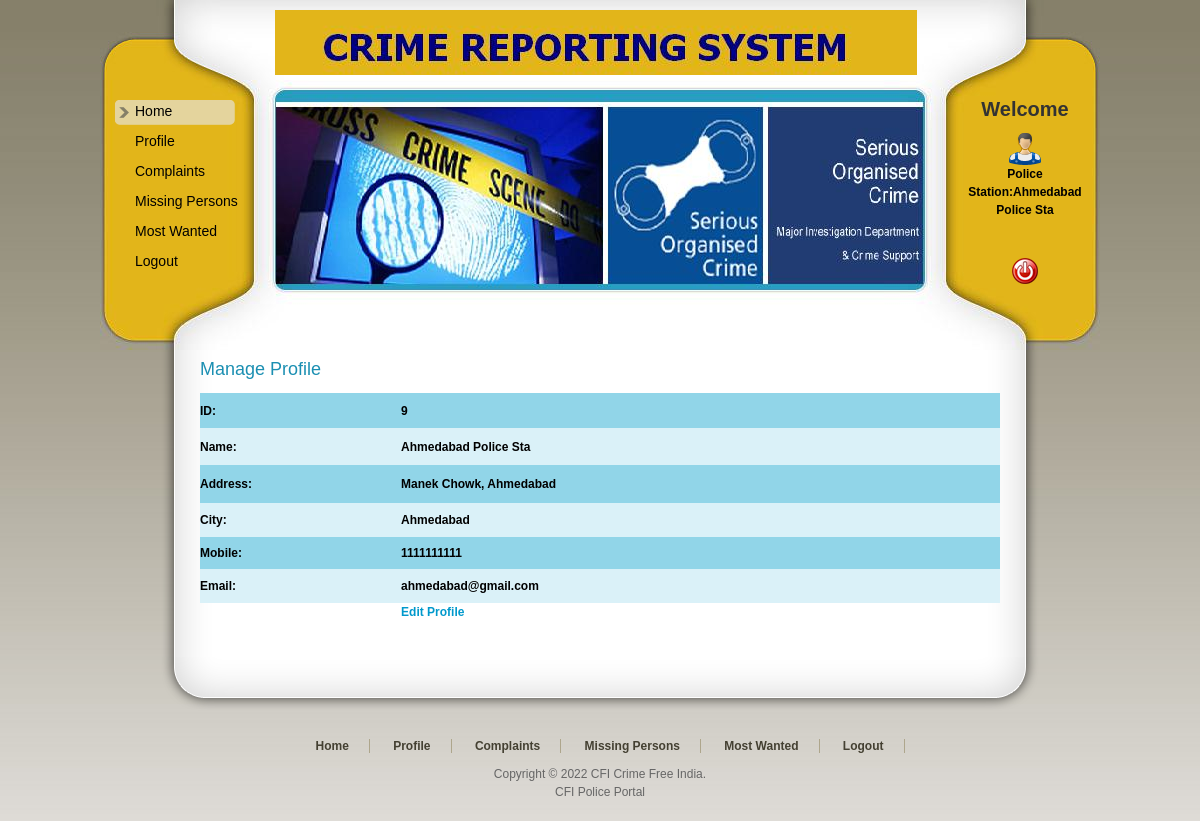
The page /PoliceStation/Profile.php (signed in) on the database its author committed.
### tables this page shows
CREATE TABLE IF NOT EXISTS `policestation_tbl` (
  `Station_Id` int(11) NOT NULL AUTO_INCREMENT,
  `Station_Name` varchar(20) NOT NULL,
  `Address` varchar(100) NOT NULL,
  `City` varchar(20) NOT NULL,
  `Email` varchar(30) NOT NULL,
  `Mobile` int(11) NOT NULL,
  `UserName` varchar(20) NOT NULL,
  `Password` varchar(20) NOT NULL,
  PRIMARY KEY (`Station_Id`)
);

### PoliceStation/Profile.php (the view, shortened to what this page needs)
<!DOCTYPE html PUBLIC "-//W3C//DTD XHTML 1.0 Transitional//EN" "http://www.w3.org/TR/xhtml1/DTD/xhtml1-transitional.dtd">
<html xmlns="http://www.w3.org/1999/xhtml">
<head>
<link href="templatemo_style.css" rel="stylesheet" type="text/css" />
</head>
<body>
<div id="templatemo_wrapper">
   <?php
   include "Header.php"
   ?>
    <div id="templatemo_content">
    	<div class="section_w800">
           <h2>Manage Profile</h2>
            <?php
$con = mysql_connect("localhost","root");
$sql = "select * from policestation_tbl where Station_Id='".$_SESSION['ID']."' ";
$result = mysql_query($sql,$con);
while($row = mysql_fetch_array($result))
{
$Id=$row['Station_Id'];
$Name=$row['Station_Name'];
$Address=$row['Address'];
$City=$row['City'];
$Email=$row['Email'];
$Mobile=$row['Mobile'];
}
			?>
				<table width="100%" height="246" border="0" cellpadding="0" cellspacing="0">
                  <tr>
                    <td height="35" bgcolor="#91D5E8"><span class="style5">ID:</span></td>
                    <td bgcolor="#91D5E8"><span class="style5"><?php echo $Id;?></span></td>
                  </tr>
                  <tr>
                    <td height="37" bgcolor="#DAF1F8"><span class="style5"><strong>Name:</strong></span></td>
                    <td bgcolor="#DAF1F8"><span class="style5"><?php echo $Name;?></span></td>
                  </tr>
                  <tr>
                    <td height="38" bgcolor="#91D5E8"><span class="style5"><strong>Address:</strong></span></td>
                    <td bgcolor="#91D5E8"><span class="style5"><?php echo $Address;?></span></td>
                  </tr>
                  <tr>
                    <td height="34" bgcolor="#DAF1F8"><span class="style5"><strong>City:</strong></span></td>
                    <td bgcolor="#DAF1F8"><span class="style5"><?php echo $City;?></span></td>
                  </tr>
                  <tr>
                    <td height="32" bgcolor="#91D5E8"><span class="style5"><strong>Mobile:</strong></span></td>
                    <td bgcolor="#91D5E8"><span class="style5"><?php echo $Mobile;?></span></td>
                  </tr>
                  <tr>
                    <td height="34" bgcolor="#DAF1F8"><span class="style5"><strong>Email:</strong></span></td>
                    <td bgcolor="#DAF1F8"><span class="style5"><?php echo $Email;?></span></td>
                  </tr>
                  <tr>
                    <td>&nbsp;</td>
                    <td><a href="EditProfile.php?StationId=<?php echo $Id;?>"><strong>Edit Profile</strong></a></td>
                  </tr>
                  <tr>
                    <td>&nbsp;</td>
                    <td>&nbsp;</td>
                  </tr>
                </table>
          <p>&nbsp;</p>
        </div>
    </div>
   <?php
   include "Footer.php";
   ?>
</div>
</body>
</html>

### PoliceStation/templatemo_style.css (style rules this page uses)
body { margin: 0; padding: 0; line-height: 1.5em; font-family: Arial, Helvetica, sans-serif; font-size: 12px; color: #666; background: #666 url(images/templatemo_body.jpg) repeat-x top; }
a:link, a:visited { color: #0099CC; text-decoration: none; font-weight: normal; }
p { margin: 0px; padding: 0px; }
h2 { margin: 0 0 5px 0; padding: 10px 0; font-size: 24px; font-weight: normal; color: #1b8fb2; }
#templatemo_wrapper { width: 1000px; margin: 0 auto; }
#templatemo_content { clear: both; width: 800px; padding: 0 100px; background: url(images/templatemo_content_middle.png) repeat-y center; }
#templatemo_content h2 { font-size: 18px; }
.section_w800 { clear: both; width: 800px; }

### PoliceStation/Profile.php (style rules this page uses)
.style5 { color: #000000; font-weight: bold; }

### rows shown on the page
policestation_tbl: Station_Id "9", Station_Name "Ahmedabad Police Sta", Address "Manek Chowk, Ahmedabad", City "Ahmedabad", Mobile "1111111111", Email "ahmedabad@gmail.com"

### other values the page prints
$_SESSION['Name'] "Ahmedabad Police Sta"
